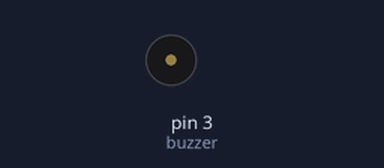
Simulated run of this sketch. Board: Arduino Uno, built with avr-gcc and run on an emulated ATmega328P. Shown: buzzer (waves = sounding, pin HIGH).

Above: at 0.1 s.
At 4.1 s:
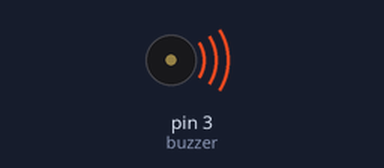
Timing chart, 0 to 5.6 s (numbered marks = the images above):
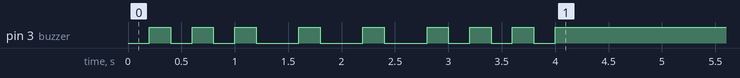

The sketch:

test_aktivni_bzucak_sos.ino
```cpp
int buzzer = 3;

void setup() {
  pinMode(buzzer, OUTPUT);
  digitalWrite(buzzer, HIGH); // Nejdřív ho umlčíme (HIGH = ticho)

  for (int i = 0; i < 3; i++) {
    digitalWrite(buzzer, LOW);  // PÍSKEJ
    delay(200);                 // Krátké pípnutí
    digitalWrite(buzzer, HIGH); // TICHO
    delay(200);                 // Pauza
  }

    for (int i = 0; i < 3; i++) {
    digitalWrite(buzzer, LOW);  // PÍSKEJ
    delay(400);                 // Krátké pípnutí
    digitalWrite(buzzer, HIGH); // TICHO
    delay(200);                 // Pauza
  }

    for (int i = 0; i < 3; i++) {
    digitalWrite(buzzer, LOW);  // PÍSKEJ
    delay(200);                 // Krátké pípnutí
    digitalWrite(buzzer, HIGH); // TICHO
    delay(200);                 // Pauza
  }
}

void loop() {
  // Tady už bude zaručeně ticho
}
```
